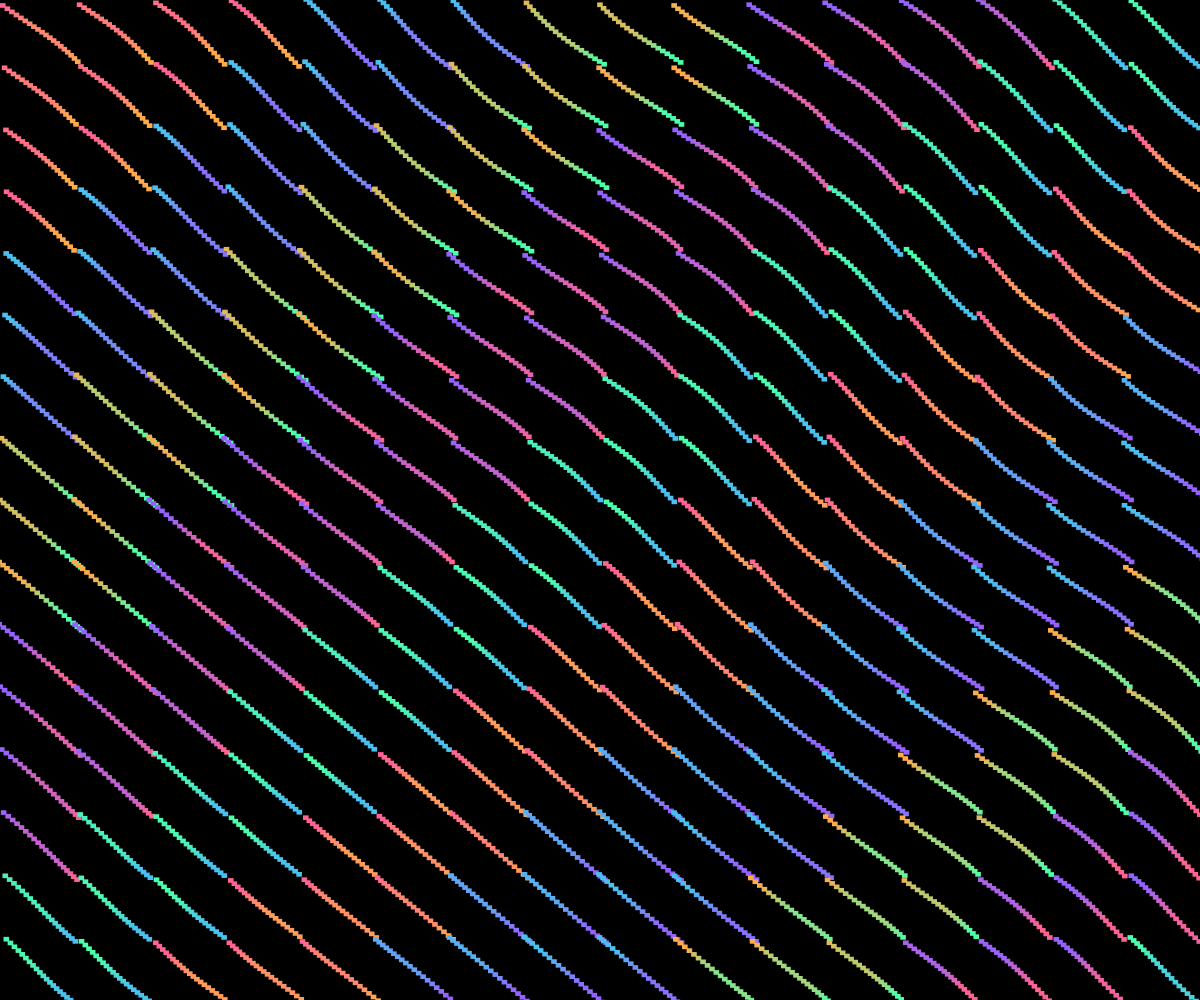
Frame 1 (no input)
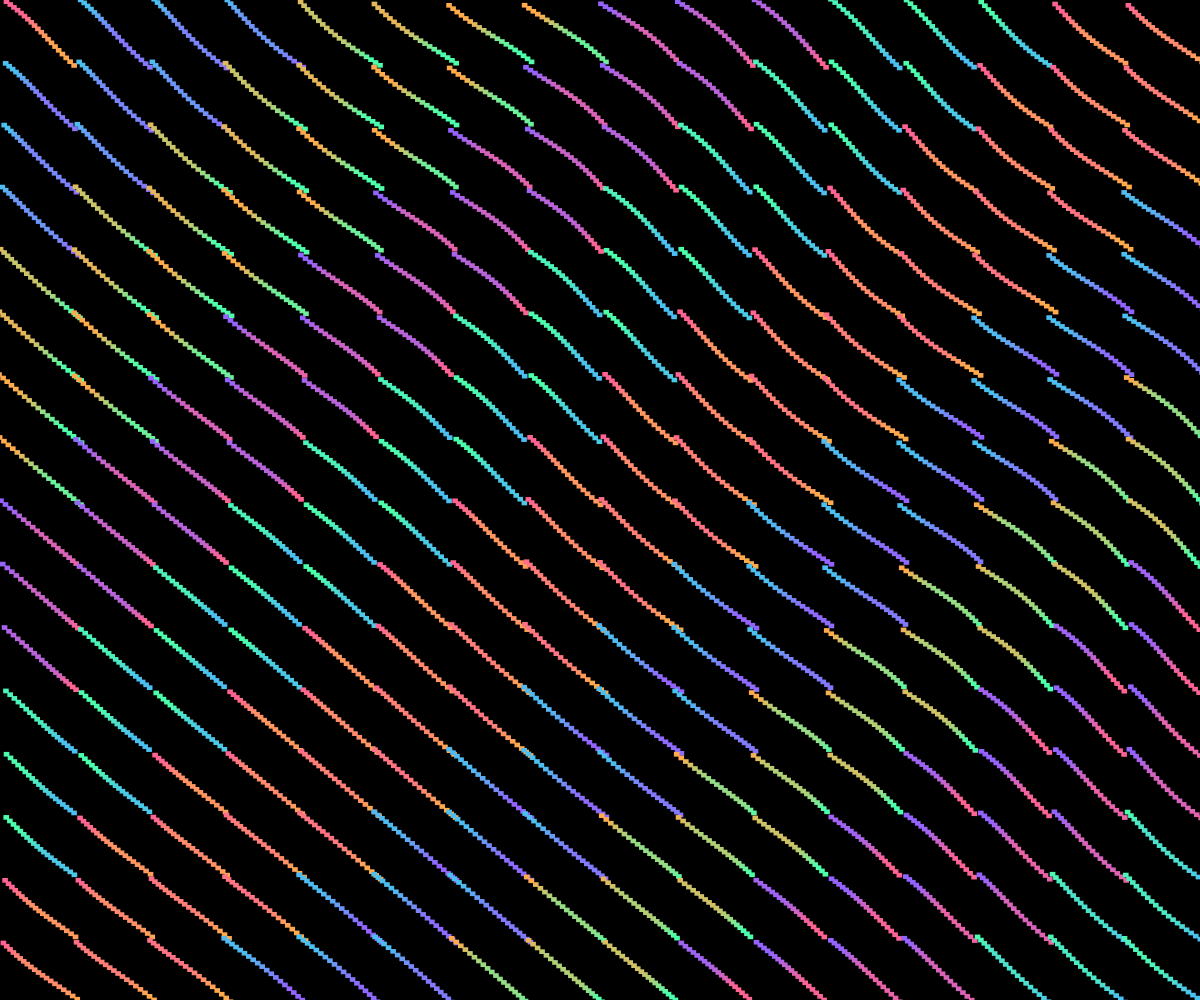
Frame 60 (no input)
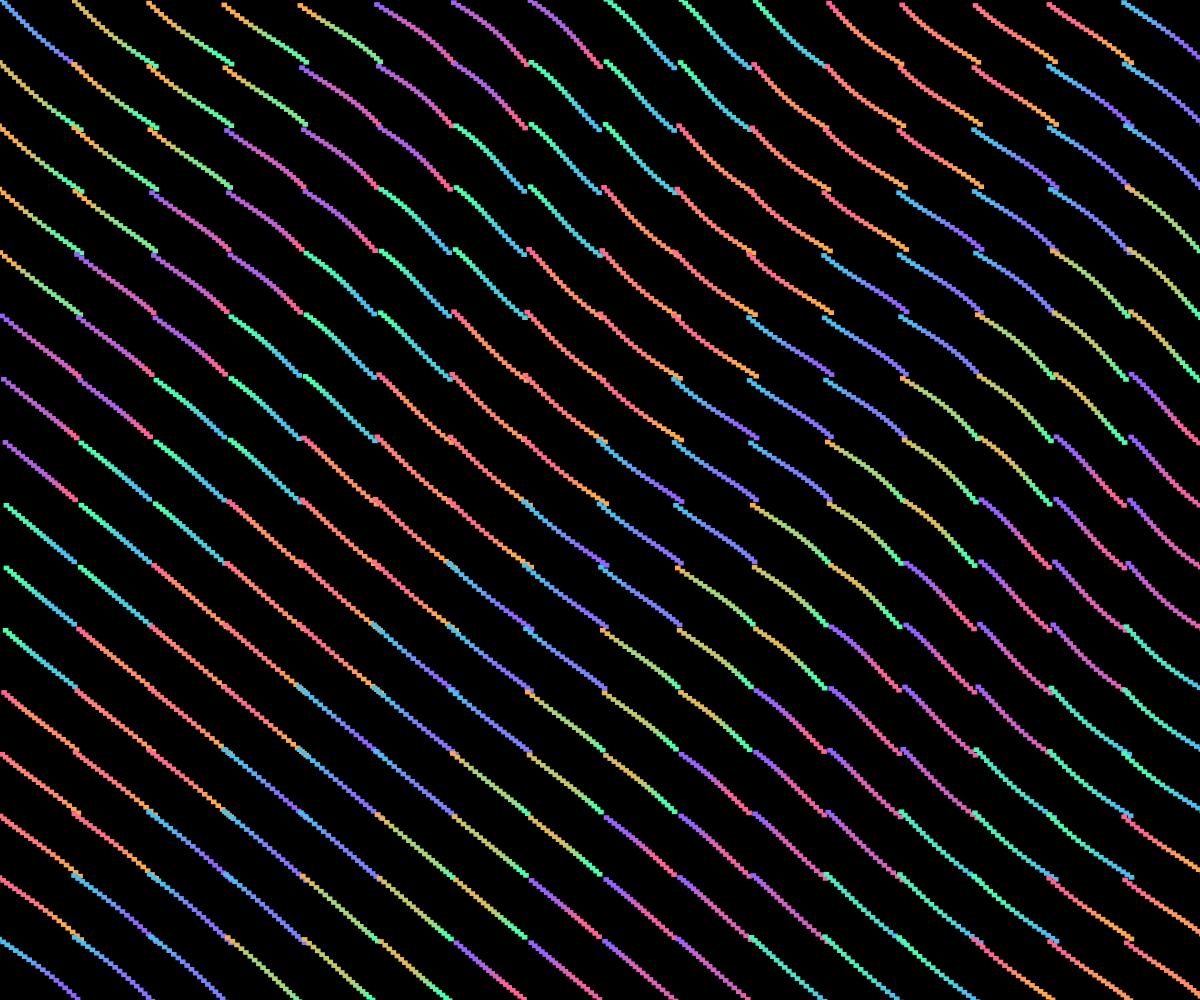
Frame 120 (the mouse pressed at the canvas centre since frame 60)

The p5.js sketch that drew these frames (run headless with seeded random() and noise() and a simulated clock; from frame 60 on, the mouse is pressed at the canvas centre):

// p5.js sketch
// ── sketch.js
let time = 0;
const gridSize = 16; // 16x16 grid
const colors = [
  [255, 99, 146],  // Pink
  [75, 192, 240],  // Blue
  [255, 171, 76],  // Orange
  [148, 99, 255],  // Purple
  [76, 255, 171]   // Mint
];

function setup() {
  createCanvas(windowWidth, windowHeight);
  colorMode(RGB);
  noStroke();
}

function draw() {
  background(0);
  
  // Calculate cell size based on canvas size
  const cellWidth = width / gridSize;
  const cellHeight = height / gridSize;
  
  // Draw grid of gradient cells
  for (let x = 0; x < gridSize; x++) {
    for (let y = 0; y < gridSize; y++) {
      drawGradientCell(x * cellWidth, y * cellHeight, cellWidth, cellHeight, x, y);
    }
  }
  
  // Increment time for animation
  time += 0.03;
}

function drawGradientCell(x, y, w, h, gridX, gridY) {
  // Create wave-like offsets
  const offsetX = sin((time + gridX * 0.5 + gridY * 0.5) * 2) * 2;
  const offsetY = cos((time + gridX * 0.3 + gridY * 0.7) * 2) * 2;
  
  // Calculate color indices based on position and time
  const colorIndex1 = floor((time * 0.5 + gridX * 0.3 + gridY * 0.3) % colors.length);
  const colorIndex2 = (colorIndex1 + 2) % colors.length;
  
  // Get base colors
  const color1 = colors[colorIndex1];
  const color2 = colors[colorIndex2];
  
  // Create gradient by drawing many rectangles
  const steps = 20;
  for (let i = 0; i < steps; i++) {
    const t = i / (steps - 1);
    
    // Add wave effect to interpolation
    const waveEffect = sin((t * PI + time + gridX * 0.5 + gridY * 0.5) * 2) * 0.2;
    const adjustedT = constrain(t + waveEffect, 0, 1);
    
    // Interpolate colors with wave effect
    const r = lerp(color1[0], color2[0], adjustedT);
    const g = lerp(color1[1], color2[1], adjustedT);
    const b = lerp(color1[2], color2[2], adjustedT);
    
    // Calculate position with wave displacement
    const xPos = x + t * w + sin(time + gridX * 0.5 + gridY * 0.5 + t * PI) * (w * 0.05);
    const yPos = y + t * h + cos(time + gridX * 0.7 + gridY * 0.3 + t * PI) * (h * 0.05);
    
    // Draw gradient step
    const stepWidth = w / steps * 1.5; // Slightly wider to avoid gaps
    const stepHeight = h / steps * 1.5;
    
    fill(r, g, b, 255);
    rect(xPos, yPos, stepWidth, stepHeight);
  }
}

function windowResized() {
  resizeCanvas(windowWidth, windowHeight);
}
